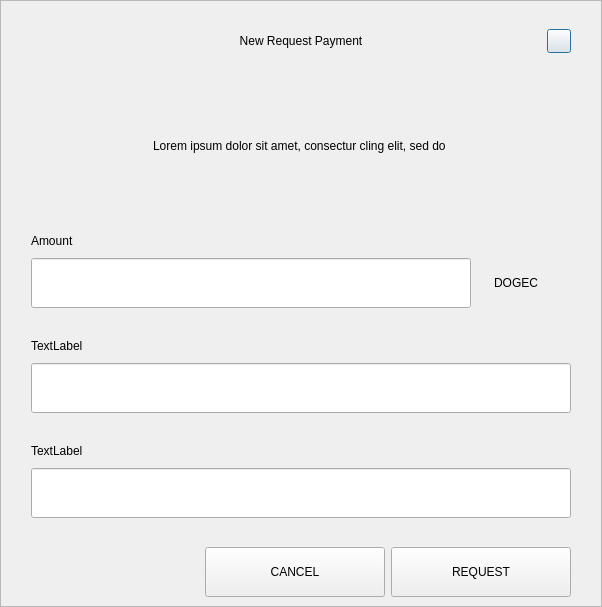
<?xml version="1.0" encoding="UTF-8"?>
<ui version="4.0">
 <class>RequestDialog</class>
 <widget class="QDialog" name="RequestDialog">
  <property name="geometry">
   <rect>
    <x>0</x>
    <y>0</y>
    <width>602</width>
    <height>607</height>
   </rect>
  </property>
  <property name="windowTitle">
   <string>Dialog</string>
  </property>
  <layout class="QVBoxLayout" name="verticalLayout_5">
   <property name="spacing">
    <number>0</number>
   </property>
   <property name="leftMargin">
    <number>0</number>
   </property>
   <property name="topMargin">
    <number>0</number>
   </property>
   <property name="rightMargin">
    <number>0</number>
   </property>
   <property name="bottomMargin">
    <number>0</number>
   </property>
   <item>
    <widget class="QFrame" name="frame">
     <property name="styleSheet">
      <string notr="true"/>
     </property>
     <property name="frameShape">
      <enum>QFrame::StyledPanel</enum>
     </property>
     <property name="frameShadow">
      <enum>QFrame::Raised</enum>
     </property>
     <layout class="QVBoxLayout" name="verticalLayout_4" stretch="1,0,0">
      <property name="spacing">
       <number>0</number>
      </property>
      <property name="leftMargin">
       <number>30</number>
      </property>
      <property name="topMargin">
       <number>20</number>
      </property>
      <property name="rightMargin">
       <number>30</number>
      </property>
      <property name="bottomMargin">
       <number>0</number>
      </property>
      <item>
       <layout class="QHBoxLayout" name="horizontalLayout_3">
        <property name="spacing">
         <number>0</number>
        </property>
        <item>
         <spacer name="horizontalSpacer_21">
          <property name="orientation">
           <enum>Qt::Horizontal</enum>
          </property>
          <property name="sizeHint" stdset="0">
           <size>
            <width>40</width>
            <height>20</height>
           </size>
          </property>
         </spacer>
        </item>
        <item>
         <widget class="QLabel" name="labelTitle">
          <property name="minimumSize">
           <size>
            <width>0</width>
            <height>40</height>
           </size>
          </property>
          <property name="maximumSize">
           <size>
            <width>16777215</width>
            <height>40</height>
           </size>
          </property>
          <property name="styleSheet">
           <string notr="true">padding-left:24px;</string>
          </property>
          <property name="text">
           <string>New Request Payment</string>
          </property>
          <property name="alignment">
           <set>Qt::AlignCenter</set>
          </property>
          <property name="margin">
           <number>7</number>
          </property>
         </widget>
        </item>
        <item>
         <spacer name="horizontalSpacer">
          <property name="orientation">
           <enum>Qt::Horizontal</enum>
          </property>
          <property name="sizeHint" stdset="0">
           <size>
            <width>40</width>
            <height>20</height>
           </size>
          </property>
         </spacer>
        </item>
        <item>
         <widget class="QPushButton" name="btnEsc">
          <property name="minimumSize">
           <size>
            <width>24</width>
            <height>24</height>
           </size>
          </property>
          <property name="maximumSize">
           <size>
            <width>24</width>
            <height>24</height>
           </size>
          </property>
          <property name="text">
           <string/>
          </property>
         </widget>
        </item>
       </layout>
      </item>
      <item>
       <widget class="QStackedWidget" name="stack">
        <property name="minimumSize">
         <size>
          <width>540</width>
          <height>0</height>
         </size>
        </property>
        <property name="maximumSize">
         <size>
          <width>540</width>
          <height>16777215</height>
         </size>
        </property>
        <property name="currentIndex">
         <number>0</number>
        </property>
        <widget class="QWidget" name="page_1">
         <property name="minimumSize">
          <size>
           <width>540</width>
           <height>0</height>
          </size>
         </property>
         <property name="maximumSize">
          <size>
           <width>540</width>
           <height>16777215</height>
          </size>
         </property>
         <layout class="QVBoxLayout" name="layout1">
          <property name="spacing">
           <number>0</number>
          </property>
          <property name="leftMargin">
           <number>0</number>
          </property>
          <property name="topMargin">
           <number>0</number>
          </property>
          <property name="rightMargin">
           <number>0</number>
          </property>
          <property name="bottomMargin">
           <number>0</number>
          </property>
          <item>
           <spacer name="verticalSpacer_21">
            <property name="orientation">
             <enum>Qt::Vertical</enum>
            </property>
            <property name="sizeType">
             <enum>QSizePolicy::Fixed</enum>
            </property>
            <property name="sizeHint" stdset="0">
             <size>
              <width>20</width>
              <height>30</height>
             </size>
            </property>
           </spacer>
          </item>
          <item alignment="Qt::AlignHCenter">
           <widget class="QLabel" name="labelMessage">
            <property name="minimumSize">
             <size>
              <width>400</width>
              <height>50</height>
             </size>
            </property>
            <property name="text">
             <string>Lorem ipsum dolor sit amet, consectur cling elit, sed do </string>
            </property>
            <property name="alignment">
             <set>Qt::AlignCenter</set>
            </property>
            <property name="wordWrap">
             <bool>true</bool>
            </property>
           </widget>
          </item>
          <item alignment="Qt::AlignBottom">
           <widget class="QWidget" name="containerAmount" native="true">
            <layout class="QVBoxLayout" name="verticalLayout">
             <property name="spacing">
              <number>9</number>
             </property>
             <property name="leftMargin">
              <number>0</number>
             </property>
             <property name="topMargin">
              <number>0</number>
             </property>
             <property name="rightMargin">
              <number>0</number>
             </property>
             <property name="bottomMargin">
              <number>0</number>
             </property>
             <item>
              <widget class="QLabel" name="labelSubtitleAmount">
               <property name="minimumSize">
                <size>
                 <width>350</width>
                 <height>16</height>
                </size>
               </property>
               <property name="maximumSize">
                <size>
                 <width>16777215</width>
                 <height>16</height>
                </size>
               </property>
               <property name="text">
                <string>Amount</string>
               </property>
              </widget>
             </item>
             <item alignment="Qt::AlignTop">
              <widget class="QWidget" name="layoutAmount" native="true">
               <layout class="QHBoxLayout" name="horizontalLayout" stretch="2,0">
                <property name="spacing">
                 <number>0</number>
                </property>
                <property name="leftMargin">
                 <number>0</number>
                </property>
                <property name="topMargin">
                 <number>0</number>
                </property>
                <property name="rightMargin">
                 <number>0</number>
                </property>
                <property name="bottomMargin">
                 <number>0</number>
                </property>
                <item>
                 <widget class="QLineEdit" name="lineEditAmount">
                  <property name="minimumSize">
                   <size>
                    <width>0</width>
                    <height>50</height>
                   </size>
                  </property>
                  <property name="maximumSize">
                   <size>
                    <width>16777215</width>
                    <height>50</height>
                   </size>
                  </property>
                 </widget>
                </item>
                <item>
                 <widget class="QWidget" name="comboContainer" native="true">
                  <property name="minimumSize">
                   <size>
                    <width>100</width>
                    <height>50</height>
                   </size>
                  </property>
                  <property name="maximumSize">
                   <size>
                    <width>16777215</width>
                    <height>50</height>
                   </size>
                  </property>
                  <layout class="QHBoxLayout" name="horizontalLayout_31">
                   <property name="spacing">
                    <number>0</number>
                   </property>
                   <property name="leftMargin">
                    <number>0</number>
                   </property>
                   <property name="topMargin">
                    <number>0</number>
                   </property>
                   <property name="rightMargin">
                    <number>10</number>
                   </property>
                   <property name="bottomMargin">
                    <number>0</number>
                   </property>
                   <item>
                    <widget class="QLabel" name="comboBoxCoin">
                     <property name="text">
                      <string>DOGEC</string>
                     </property>
                     <property name="alignment">
                      <set>Qt::AlignCenter</set>
                     </property>
                    </widget>
                   </item>
                  </layout>
                 </widget>
                </item>
               </layout>
              </widget>
             </item>
            </layout>
           </widget>
          </item>
          <item>
           <spacer name="verticalSpacer_31">
            <property name="orientation">
             <enum>Qt::Vertical</enum>
            </property>
            <property name="sizeType">
             <enum>QSizePolicy::Fixed</enum>
            </property>
            <property name="sizeHint" stdset="0">
             <size>
              <width>20</width>
              <height>30</height>
             </size>
            </property>
           </spacer>
          </item>
          <item>
           <layout class="QVBoxLayout" name="verticalLayoutLabel">
            <property name="spacing">
             <number>9</number>
            </property>
            <item>
             <widget class="QLabel" name="labelSubtitleLabel">
              <property name="minimumSize">
               <size>
                <width>0</width>
                <height>16</height>
               </size>
              </property>
              <property name="maximumSize">
               <size>
                <width>16777215</width>
                <height>16</height>
               </size>
              </property>
              <property name="text">
               <string>TextLabel</string>
              </property>
             </widget>
            </item>
            <item>
             <widget class="QLineEdit" name="lineEditLabel">
              <property name="minimumSize">
               <size>
                <width>0</width>
                <height>50</height>
               </size>
              </property>
              <property name="maximumSize">
               <size>
                <width>16777215</width>
                <height>50</height>
               </size>
              </property>
             </widget>
            </item>
           </layout>
          </item>
          <item>
           <spacer name="verticalSpacer_34">
            <property name="orientation">
             <enum>Qt::Vertical</enum>
            </property>
            <property name="sizeType">
             <enum>QSizePolicy::Fixed</enum>
            </property>
            <property name="sizeHint" stdset="0">
             <size>
              <width>20</width>
              <height>30</height>
             </size>
            </property>
           </spacer>
          </item>
          <item>
           <layout class="QVBoxLayout" name="verticalLayoutDescription">
            <property name="spacing">
             <number>9</number>
            </property>
            <item>
             <widget class="QLabel" name="labelSubtitleDescription">
              <property name="minimumSize">
               <size>
                <width>0</width>
                <height>16</height>
               </size>
              </property>
              <property name="maximumSize">
               <size>
                <width>16777215</width>
                <height>16</height>
               </size>
              </property>
              <property name="text">
               <string>TextLabel</string>
              </property>
             </widget>
            </item>
            <item>
             <widget class="QLineEdit" name="lineEditDescription">
              <property name="minimumSize">
               <size>
                <width>0</width>
                <height>50</height>
               </size>
              </property>
              <property name="maximumSize">
               <size>
                <width>16777215</width>
                <height>50</height>
               </size>
              </property>
             </widget>
            </item>
            <item>
             <spacer name="verticalSpacer_4">
              <property name="orientation">
               <enum>Qt::Vertical</enum>
              </property>
              <property name="sizeType">
               <enum>QSizePolicy::Fixed</enum>
              </property>
              <property name="sizeHint" stdset="0">
               <size>
                <width>20</width>
                <height>20</height>
               </size>
              </property>
             </spacer>
            </item>
           </layout>
          </item>
         </layout>
        </widget>
        <widget class="QWidget" name="page_2">
         <layout class="QVBoxLayout" name="layout2">
          <item>
           <spacer name="verticalSpacer_5">
            <property name="orientation">
             <enum>Qt::Vertical</enum>
            </property>
            <property name="sizeType">
             <enum>QSizePolicy::Fixed</enum>
            </property>
            <property name="sizeHint" stdset="0">
             <size>
              <width>20</width>
              <height>50</height>
             </size>
            </property>
           </spacer>
          </item>
          <item alignment="Qt::AlignHCenter">
           <widget class="QLabel" name="labelQrImg">
            <property name="minimumSize">
             <size>
              <width>260</width>
              <height>260</height>
             </size>
            </property>
            <property name="maximumSize">
             <size>
              <width>260</width>
              <height>260</height>
             </size>
            </property>
            <property name="text">
             <string/>
            </property>
            <property name="alignment">
             <set>Qt::AlignCenter</set>
            </property>
           </widget>
          </item>
          <item>
           <spacer name="verticalSpacer_2">
            <property name="orientation">
             <enum>Qt::Vertical</enum>
            </property>
            <property name="sizeType">
             <enum>QSizePolicy::Fixed</enum>
            </property>
            <property name="sizeHint" stdset="0">
             <size>
              <width>20</width>
              <height>30</height>
             </size>
            </property>
           </spacer>
          </item>
          <item alignment="Qt::AlignHCenter">
           <widget class="QLabel" name="labelAddress">
            <property name="text">
             <string>D7VFR83SQbiezrW72hjcWJtcfip5krte2Z </string>
            </property>
           </widget>
          </item>
          <item>
           <spacer name="verticalSpacer_32">
            <property name="orientation">
             <enum>Qt::Vertical</enum>
            </property>
            <property name="sizeType">
             <enum>QSizePolicy::Expanding</enum>
            </property>
            <property name="sizeHint" stdset="0">
             <size>
              <width>20</width>
              <height>20</height>
             </size>
            </property>
           </spacer>
          </item>
          <item>
           <layout class="QHBoxLayout" name="horizontal">
            <property name="leftMargin">
             <number>20</number>
            </property>
            <property name="rightMargin">
             <number>20</number>
            </property>
            <property name="bottomMargin">
             <number>20</number>
            </property>
            <item>
             <spacer name="horizontalSpacer_4">
              <property name="orientation">
               <enum>Qt::Horizontal</enum>
              </property>
              <property name="sizeHint" stdset="0">
               <size>
                <width>40</width>
                <height>20</height>
               </size>
              </property>
             </spacer>
            </item>
            <item>
             <widget class="QPushButton" name="btnCopyAddress">
              <property name="minimumSize">
               <size>
                <width>180</width>
                <height>50</height>
               </size>
              </property>
              <property name="text">
               <string>COPY ADDRESS</string>
              </property>
             </widget>
            </item>
            <item>
             <widget class="QPushButton" name="btnCopyUrl">
              <property name="minimumSize">
               <size>
                <width>180</width>
                <height>50</height>
               </size>
              </property>
              <property name="text">
               <string>COPY URL</string>
              </property>
             </widget>
            </item>
            <item>
             <spacer name="horizontalSpacer_2">
              <property name="orientation">
               <enum>Qt::Horizontal</enum>
              </property>
              <property name="sizeHint" stdset="0">
               <size>
                <width>40</width>
                <height>20</height>
               </size>
              </property>
             </spacer>
            </item>
           </layout>
          </item>
         </layout>
        </widget>
       </widget>
      </item>
      <item>
       <widget class="QWidget" name="buttonsStack" native="true">
        <layout class="QHBoxLayout" name="horizontalLayout_5">
         <property name="leftMargin">
          <number>20</number>
         </property>
         <property name="rightMargin">
          <number>0</number>
         </property>
         <item>
          <spacer name="horizontalSpacer_41">
           <property name="orientation">
            <enum>Qt::Horizontal</enum>
           </property>
           <property name="sizeHint" stdset="0">
            <size>
             <width>40</width>
             <height>20</height>
            </size>
           </property>
          </spacer>
         </item>
         <item>
          <widget class="QPushButton" name="btnCancel">
           <property name="minimumSize">
            <size>
             <width>180</width>
             <height>50</height>
            </size>
           </property>
           <property name="text">
            <string>CANCEL</string>
           </property>
          </widget>
         </item>
         <item>
          <widget class="QPushButton" name="btnSave">
           <property name="minimumSize">
            <size>
             <width>180</width>
             <height>50</height>
            </size>
           </property>
           <property name="text">
            <string>REQUEST</string>
           </property>
          </widget>
         </item>
        </layout>
       </widget>
      </item>
     </layout>
    </widget>
   </item>
  </layout>
 </widget>
 <resources/>
 <connections/>
</ui>
